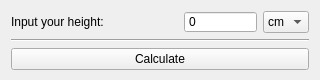
<?xml version="1.0" encoding="UTF-8"?>
<ui version="4.0">
 <class>MainWindow</class>
 <widget class="QMainWindow" name="MainWindow">
  <property name="geometry">
   <rect>
    <x>0</x>
    <y>0</y>
    <width>320</width>
    <height>80</height>
   </rect>
  </property>
  <property name="sizePolicy">
   <sizepolicy hsizetype="Fixed" vsizetype="Fixed">
    <horstretch>0</horstretch>
    <verstretch>0</verstretch>
   </sizepolicy>
  </property>
  <property name="minimumSize">
   <size>
    <width>320</width>
    <height>80</height>
   </size>
  </property>
  <property name="maximumSize">
   <size>
    <width>320</width>
    <height>80</height>
   </size>
  </property>
  <property name="windowTitle">
   <string>HeightCalculator</string>
  </property>
  <widget class="QWidget" name="centralWidget">
   <layout class="QVBoxLayout" name="verticalLayout">
    <item>
     <layout class="QHBoxLayout" name="horizontalLayout_2">
      <item>
       <widget class="QLabel" name="label">
        <property name="text">
         <string>Input your height:</string>
        </property>
       </widget>
      </item>
      <item>
       <spacer name="horizontalSpacer_2">
        <property name="orientation">
         <enum>Qt::Horizontal</enum>
        </property>
        <property name="sizeHint" stdset="0">
         <size>
          <width>40</width>
          <height>20</height>
         </size>
        </property>
       </spacer>
      </item>
      <item>
       <widget class="QSpinBox" name="spinBox">
        <property name="sizePolicy">
         <sizepolicy hsizetype="Expanding" vsizetype="Fixed">
          <horstretch>0</horstretch>
          <verstretch>0</verstretch>
         </sizepolicy>
        </property>
        <property name="frame">
         <bool>true</bool>
        </property>
        <property name="buttonSymbols">
         <enum>QAbstractSpinBox::NoButtons</enum>
        </property>
        <property name="maximum">
         <number>999999999</number>
        </property>
       </widget>
      </item>
      <item>
       <widget class="QComboBox" name="unitBox">
        <property name="sizePolicy">
         <sizepolicy hsizetype="Preferred" vsizetype="Fixed">
          <horstretch>0</horstretch>
          <verstretch>0</verstretch>
         </sizepolicy>
        </property>
        <item>
         <property name="text">
          <string>cm</string>
         </property>
        </item>
        <item>
         <property name="text">
          <string>in</string>
         </property>
        </item>
        <item>
         <property name="text">
          <string>ft</string>
         </property>
        </item>
       </widget>
      </item>
     </layout>
    </item>
    <item>
     <widget class="Line" name="line">
      <property name="orientation">
       <enum>Qt::Horizontal</enum>
      </property>
     </widget>
    </item>
    <item>
     <layout class="QHBoxLayout" name="horizontalLayout">
      <item>
       <widget class="QPushButton" name="calculateButton">
        <property name="sizePolicy">
         <sizepolicy hsizetype="Preferred" vsizetype="Fixed">
          <horstretch>0</horstretch>
          <verstretch>0</verstretch>
         </sizepolicy>
        </property>
        <property name="text">
         <string>Calculate</string>
        </property>
       </widget>
      </item>
     </layout>
    </item>
   </layout>
  </widget>
  <action name="actionAbout_HeightCalculator">
   <property name="text">
    <string>About HeightCalculator</string>
   </property>
  </action>
 </widget>
 <layoutdefault spacing="6" margin="11"/>
 <resources/>
 <connections/>
</ui>
